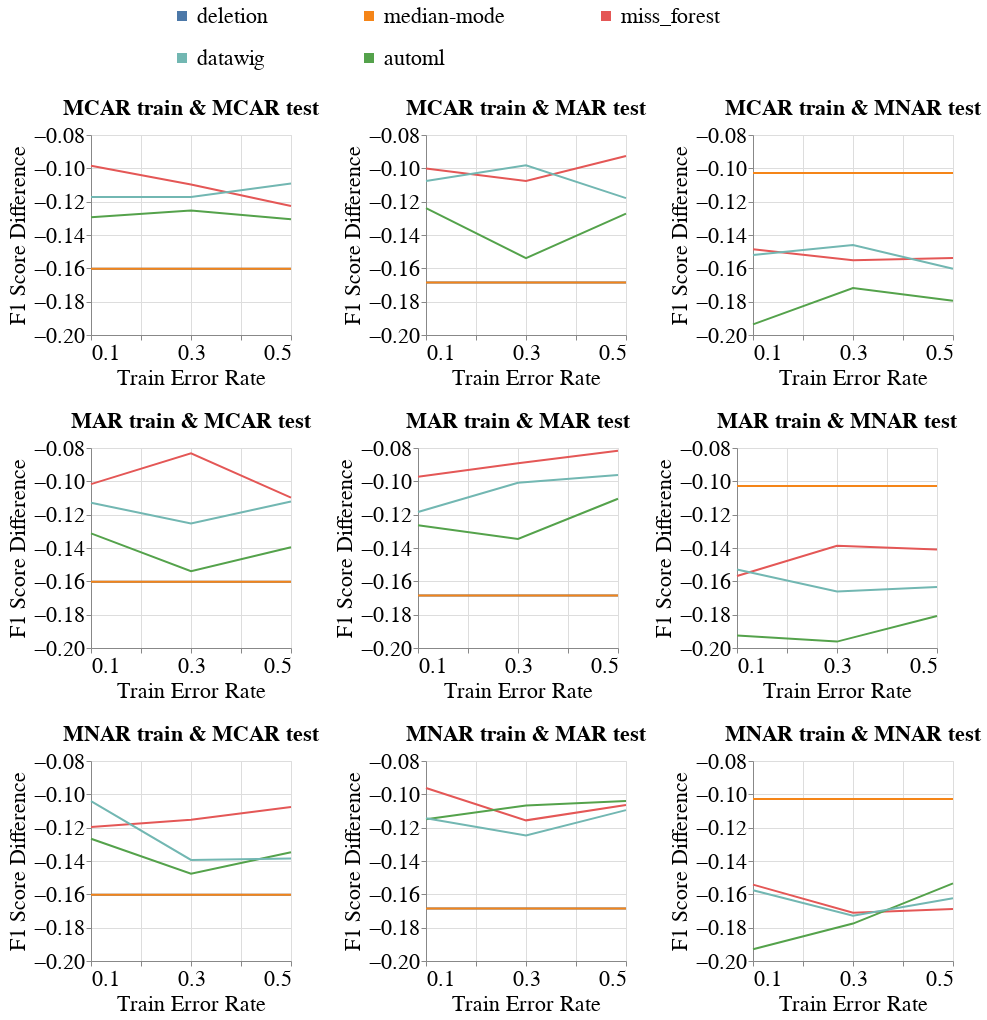

Notebook cell for this chart:
### Code cell
create_exp2_line_bands_for_diff_imputers(dataset_name=DATASET_NAME,
                                         column_name='MAR',
                                         metric_name='f1_score',
                                         group=SENSITIVE_ATTR_FOR_DISPARITY_METRICS,
                                         db_client=db_client,
                                         without_dummy=True,
                                         with_band=False)
